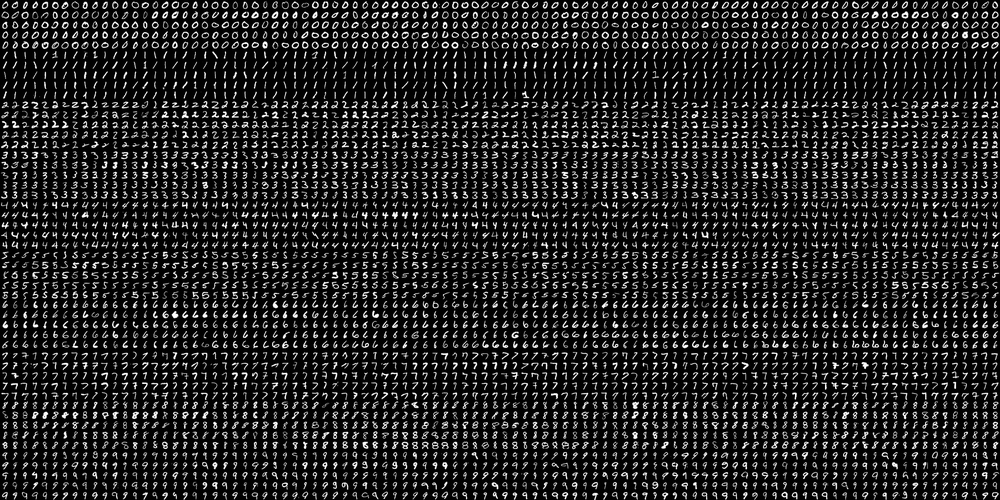
#> input picture 10th_OCR_Kmeans/digits.png, 1000 x 500 px, shrunk from 2000 x 1000 before the run
$ python digits_new.py
#> lines starting #> are read from the running program, lines starting #| are printed output that depends on the picture
import cv2 as cv, numpy as np
from numpy.linalg import norm

SZ, CLASS_N = 20, 10
DIGITS_FN = 'digits.png'

def split2d(img, cell_size):
    h, w = img.shape[:2]; sx, sy = cell_size
    cells = [np.hsplit(r, w//sx) for r in np.vsplit(img, h//sy)]
    return np.array(cells).reshape(-1, sy, sx)

def load_digits(fn):
#> called with fn = 'digits.png'
    img = cv.imread(cv.samples.findFile(fn), 0)
#> img is the input picture: shape (500, 1000); min 0, max 255, mean 36.1
    digits = split2d(img, (SZ, SZ))
#> in split2d, `cells = [np.hsplit(r, w//sx) for r in np.vsplit(img, h//sy)]`: cells = 25 items
    labels = np.repeat(np.arange(CLASS_N), len(digits)//CLASS_N)
#> labels = 1250 values from 0 to 9
    return digits, labels

def deskew(img):
    m = cv.moments(img)
    if abs(m['mu02']) < 1e-2: return img
    skew = m['mu11']/m['mu02']
    M = np.float32([[1,skew,-0.5*SZ*skew],[0,1,0]])
    return cv.warpAffine(img,M,(SZ,SZ),flags=cv.WARP_INVERSE_MAP|cv.INTER_LINEAR)

def preprocess_hog(digits):
    samples=[]
    for img in digits:
        gx,gy=cv.Sobel(img,cv.CV_32F,1,0),cv.Sobel(img,cv.CV_32F,0,1)
        mag,ang=cv.cartToPolar(gx,gy); bin_n=16
        bin=np.int32(bin_n*ang/(2*np.pi))
        hists=[np.bincount(b.ravel(),m.ravel(),bin_n)
              for b,m in zip((bin[:10,:10],bin[10:,:10],bin[:10,10:],bin[10:,10:]),
                             (mag[:10,:10],mag[10:,:10],mag[:10,10:],mag[10:,10:]))]
        hist=np.hstack(hists).astype(np.float32)
        hist/=hist.sum()+1e-7; hist=np.sqrt(hist); hist/=norm(hist)+1e-7
        samples.append(hist)
    return np.float32(samples)

def train_knn(x,y,k=4):
    m=cv.ml.KNearest_create(); m.train(x,cv.ml.ROW_SAMPLE,y); return m
def train_svm(x,y,C=2.67,gamma=5.383):
    m=cv.ml.SVM_create(); m.setKernel(cv.ml.SVM_RBF); m.setType(cv.ml.SVM_C_SVC)
    m.setC(C); m.setGamma(gamma); m.train(x,cv.ml.ROW_SAMPLE,y); return m

def evaluate(model,x,y,name):
    r=model.predict(x)[1].ravel()
    err=(r!=y).mean()*100
    cm=np.zeros((CLASS_N,CLASS_N),np.int32)
    for i,j in zip(y,r): cm[i,int(j)]+=1
    print(f"{name} error: {err:.2f}%\nConfusion matrix:\n{cm}\n")

if __name__=="__main__":
    digits,labels=load_digits(DIGITS_FN)
#> labels = 1250 values from 0 to 9
    shuffle=np.random.permutation(len(digits))
#> shuffle = 1250 values, max 1249 at index 434, min 0 at index 776, mean 624.5
    digits,labels=digits[shuffle],labels[shuffle]
#> labels = 1250 values, max 9 at index 5, min 0 at index 4, mean 4.5
    digits=[deskew(d) for d in digits]; samples=preprocess_hog(digits)
#> in deskew, `m = cv.moments(img)`: m = moments, m00 17728, centre m10/m00, m01/m00 = (9.6, 10.2)
#> in deskew, `skew = m['mu11']/m['mu02']`: skew = 0.00837
#> in deskew, `M = np.float32([[1,skew,-0.5*SZ*skew],[0,1,0]])`: M = [[1, 0.00837, -0.0837], [0, 1, 0]]
#> in deskew (call 20), `m = cv.moments(img)`: m = moments, m00 16122, centre m10/m00, m01/m00 = (9.31, 9.47)
#> in deskew (call 20), `skew = m['mu11']/m['mu02']`: skew = -0.123
#> in deskew (call 20), `M = np.float32([[1,skew,-0.5*SZ*skew],[0,1,0]])`: M = [[1, -0.123, 1.23], [0, 1, 0]]
#> in deskew (call 20), `return cv.warpAffine(img,M,(SZ,SZ),flags=cv.WARP_INVERSE_MAP|cv.INTER_..`:
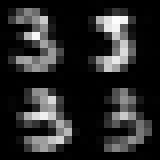
#> returned value: shape (20, 20) (shown 8 times larger); min 0, max 253, mean 40.3
#> in deskew (call 21), `m = cv.moments(img)`: m = moments, m00 17189, centre m10/m00, m01/m00 = (9.82, 8.77)
#> in deskew (call 21), `skew = m['mu11']/m['mu02']`: skew = 0.109
#> in deskew (call 21), `M = np.float32([[1,skew,-0.5*SZ*skew],[0,1,0]])`: M = [[1, 0.109, -1.09], [0, 1, 0]]
#> in deskew (call 21), `return cv.warpAffine(img,M,(SZ,SZ),flags=cv.WARP_INVERSE_MAP|cv.INTER_..`:
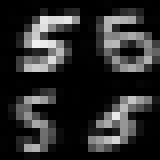
#> returned value: shape (20, 20) (shown 8 times larger); min 0, max 241, mean 43
#> in deskew (call 22), `m = cv.moments(img)`: m = moments, m00 13210, centre m10/m00, m01/m00 = (11.16, 10.7)
#> in deskew (call 22), `m = cv.moments(img)`:
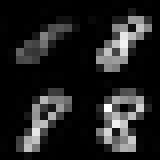
#> img: shape (20, 20) (shown 8 times larger); min 0, max 255, mean 33
#> in deskew (call 22), `skew = m['mu11']/m['mu02']`: skew = -0.193
#> in deskew (call 22), `M = np.float32([[1,skew,-0.5*SZ*skew],[0,1,0]])`: M = [[1, -0.193, 1.93], [0, 1, 0]]
#> in deskew (call 22), `return cv.warpAffine(img,M,(SZ,SZ),flags=cv.WARP_INVERSE_MAP|cv.INTER_..`:
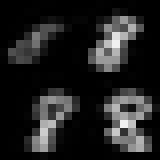
#> returned value: shape (20, 20) (shown 8 times larger); min 0, max 241, mean 33
#> in deskew (call 23), `m = cv.moments(img)`: m = moments, m00 7888, centre m10/m00, m01/m00 = (9.31, 9.24)
#> in deskew (call 23), `m = cv.moments(img)`:
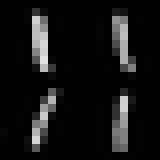
#> img: shape (20, 20) (shown 8 times larger); min 0, max 224, mean 19.7
#> in deskew (call 23), `skew = m['mu11']/m['mu02']`: skew = 0.0587
#> in deskew (call 23), `M = np.float32([[1,skew,-0.5*SZ*skew],[0,1,0]])`: M = [[1, 0.0587, -0.587], [0, 1, 0]]
#> in deskew (call 23), `return cv.warpAffine(img,M,(SZ,SZ),flags=cv.WARP_INVERSE_MAP|cv.INTER_..`:
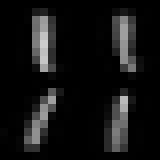
#> returned value: shape (20, 20) (shown 8 times larger); min 0, max 205, mean 19.7
#> in deskew (call 24), `m = cv.moments(img)`: m = moments, m00 13035, centre m10/m00, m01/m00 = (10.9, 8.42)
#> in deskew (call 24), `m = cv.moments(img)`:
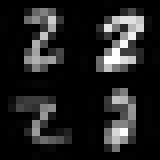
#> img: shape (20, 20) (shown 8 times larger); min 0, max 255, mean 32.6
#> in deskew (call 24), `skew = m['mu11']/m['mu02']`: skew = -0.0125
#> in deskew (call 24), `M = np.float32([[1,skew,-0.5*SZ*skew],[0,1,0]])`: M = [[1, -0.0125, 0.125], [0, 1, 0]]
#> after `digits = [deskew(d) for d in digits]`: digits = 1250 items
    n=int(0.9*len(samples))
#> n = 1125
    xtr,xts=np.split(samples,[n]); ytr,yts=np.split(labels,[n])
#> after `ytr, yts = np.split(labels, [n])`: ytr = 1125 values, max 9 at index 5, min 0 at index 4, mean 4.49; yts = 125 values, max 9 at index 13, min 0 at index 3, mean 4.62
    evaluate(train_knn(xtr,ytr),xts,yts,"KNN")
#> in evaluate, `r=model.predict(x)[1].ravel()`: r = 125 values, max 9 at index 4, min 0 at index 3, mean 3.64
#> in evaluate, `err=(r!=y).mean()*100`: err = 40.8
#> the loop in evaluate, `for i,j in zip(y,r): cm[i,int(j)]+=1` made 125 passes
#> (i, j) on passes 1, 2, 3, 4, 5, 6, 8, 9, 10, 11, 12, 13: (3, 3), (2, 5), (6, 6), (0, 0), (8, 9), (2, 2), (0, 0), (6, 3), (8, 3), (0, 0), (6, 6), (8, 8)
#> j on pass 7: 0
#| KNN error: 40.80%
#| Confusion matrix:
#| [[14  0  0  0  0  0  0  0  0  0]
#|  [ 1  8  0  0  0  0  0  0  0  0]
#|  [ 1  0  5  1  0  6  0  0  0  0]
#|  [ 1  0  0  8  0  0  0  0  0  0]
#|  [ 1  0  0  4  3  0  0  0  0  5]
#|  [ 4  0  0  0  0  7  0  0  0  0]
#|  [10  0  0  1  0  0  9  0  0  0]
#|  [ 1  0  0  2  0  0  2  6  1  0]
#|  [ 4  0  0  3  0  0  0  0  4  1]
#|  [ 0  0  0  1  0  0  0  0  1 10]]
    svm=train_svm(xtr,ytr); evaluate(svm,xts,yts,"SVM"); svm.save("digits_svm.dat")
#> the loop in evaluate (call 2), `for i,j in zip(y,r): cm[i,int(j)]+=1` made 125 passes
#> j on pass 7: 6
#| SVM error: 28.00%
#| Confusion matrix:
#| [[ 8  1  0  0  0  3  2  0  0  0]
#|  [ 1  8  0  0  0  0  0  0  0  0]
#|  [ 0  0 10  2  0  1  0  0  0  0]
#|  [ 1  0  1  6  0  0  0  0  1  0]
#|  [ 0  0  0  0  9  1  0  1  0  2]
#|  [ 2  0  0  0  0  8  0  1  0  0]
#|  [ 1  0  0  0  0  0 17  1  1  0]
#|  [ 0  0  0  0  0  0  2  9  1  0]
#|  [ 2  0  0  2  0  0  0  0  7  1]
#|  [ 0  1  0  0  2  0  0  0  1  8]]
